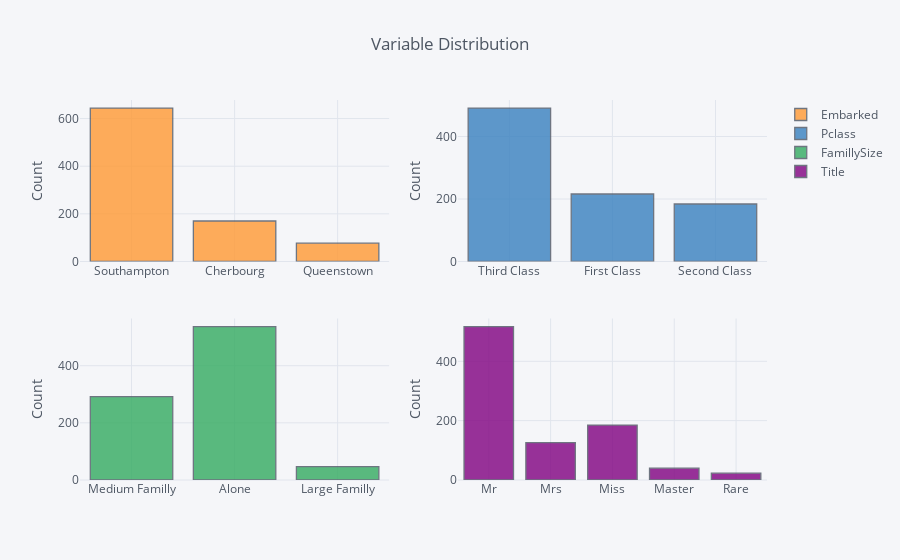

Source (notebook cell):
### Code cell
train_df[['Embarked', 'Pclass', 'FamillySize' ,'Title']].iplot(kind='hist',
                                                               yTitle='Count', 
                                                               title='Variable Distribution', 
                                                               subplots=True, 
                                                               shape=(2, 2))

### Figure 1 — Plotly figure (JSON) as saved in the notebook; plotly's stock layout.template omitted (floating-point values rounded to 4 significant figures; data arrays with more than 128 entries replaced by an {"elided": "..."} marker saying what was removed)
{"data": [{"histfunc": "count", "histnorm": "", "marker": {"color": "rgba(255, 153, 51, 1.0)", "line": {"color": "#4D5663", "width": 1.3}}, "name": "Embarked", "opacity": 0.8, "orientation": "v", "type": "histogram", "uid": "0f148a47-2fd5-4188-820a-ccae22410344", "x": {"elided": "891 str values"}, "xaxis": "x", "yaxis": "y"}, {"histfunc": "count", "histnorm": "", "marker": {"color": "rgba(55, 128, 191, 1.0)", "line": {"color": "#4D5663", "width": 1.3}}, "name": "Pclass", "opacity": 0.8, "orientation": "v", "type": "histogram", "uid": "2ff7bf0a-516b-4dde-a0ab-cc03f7c02253", "x": {"elided": "891 str values"}, "xaxis": "x2", "yaxis": "y2"}, {"histfunc": "count", "histnorm": "", "marker": {"color": "rgba(50, 171, 96, 1.0)", "line": {"color": "#4D5663", "width": 1.3}}, "name": "FamillySize", "opacity": 0.8, "orientation": "v", "type": "histogram", "uid": "8aa10fd5-57b6-417c-8a4a-63fa472b1aa8", "x": {"elided": "891 str values"}, "xaxis": "x3", "yaxis": "y3"}, {"histfunc": "count", "histnorm": "", "marker": {"color": "rgba(128, 0, 128, 1.0)", "line": {"color": "#4D5663", "width": 1.3}}, "name": "Title", "opacity": 0.8, "orientation": "v", "type": "histogram", "uid": "20dd52a3-0917-4048-b41a-f9f9153ba8e2", "x": {"elided": "891 str values"}, "xaxis": "x4", "yaxis": "y4"}], "layout": {"barmode": "overlay", "legend": {"bgcolor": "#F5F6F9", "font": {"color": "#4D5663"}}, "paper_bgcolor": "#F5F6F9", "plot_bgcolor": "#F5F6F9", "title": {"font": {"color": "#4D5663"}, "text": "Variable Distribution"}, "xaxis": {"anchor": "y", "domain": [0, 0.45], "gridcolor": "#E1E5ED", "showgrid": true, "tickfont": {"color": "#4D5663"}, "title": {"font": {"color": "#4D5663"}, "text": ""}, "zerolinecolor": "#E1E5ED"}, "xaxis2": {"anchor": "y2", "domain": [0.55, 1], "gridcolor": "#E1E5ED", "showgrid": true, "tickfont": {"color": "#4D5663"}, "title": {"font": {"color": "#4D5663"}, "text": ""}, "zerolinecolor": "#E1E5ED"}, "xaxis3": {"anchor": "y3", "domain": [0, 0.45], "gridcolor": "#E1E5ED", "showgrid": true, "tickfont": {"color": "#4D5663"}, "title": {"font": {"color": "#4D5663"}, "text": ""}, "zerolinecolor": "#E1E5ED"}, "xaxis4": {"anchor": "y4", "domain": [0.55, 1], "gridcolor": "#E1E5ED", "showgrid": true, "tickfont": {"color": "#4D5663"}, "title": {"font": {"color": "#4D5663"}, "text": ""}, "zerolinecolor": "#E1E5ED"}, "yaxis": {"anchor": "x", "domain": [0.575, 1], "gridcolor": "#E1E5ED", "showgrid": true, "tickfont": {"color": "#4D5663"}, "title": {"font": {"color": "#4D5663"}, "text": "Count"}, "zerolinecolor": "#E1E5ED"}, "yaxis2": {"anchor": "x2", "domain": [0.575, 1], "gridcolor": "#E1E5ED", "showgrid": true, "tickfont": {"color": "#4D5663"}, "title": {"font": {"color": "#4D5663"}, "text": "Count"}, "zerolinecolor": "#E1E5ED"}, "yaxis3": {"anchor": "x3", "domain": [0, 0.425], "gridcolor": "#E1E5ED", "showgrid": true, "tickfont": {"color": "#4D5663"}, "title": {"font": {"color": "#4D5663"}, "text": "Count"}, "zerolinecolor": "#E1E5ED"}, "yaxis4": {"anchor": "x4", "domain": [0, 0.425], "gridcolor": "#E1E5ED", "showgrid": true, "tickfont": {"color": "#4D5663"}, "title": {"font": {"color": "#4D5663"}, "text": "Count"}, "zerolinecolor": "#E1E5ED"}}}
